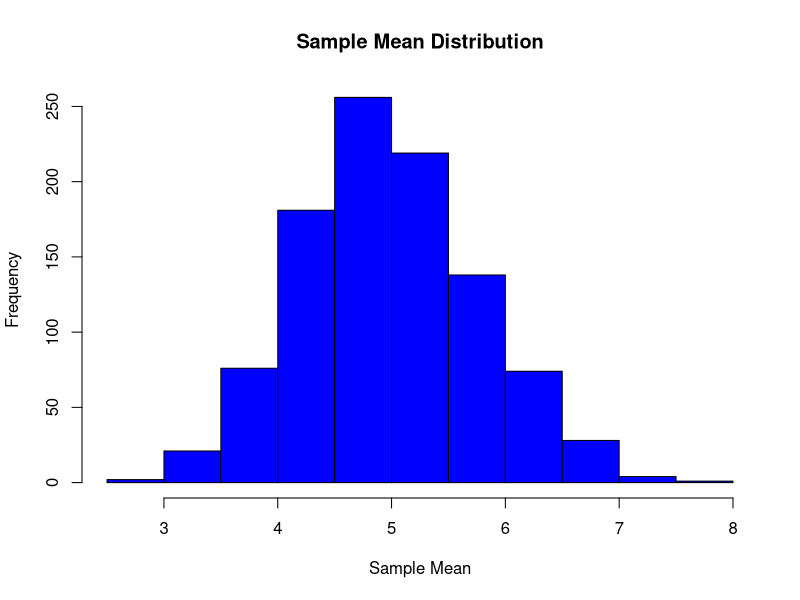
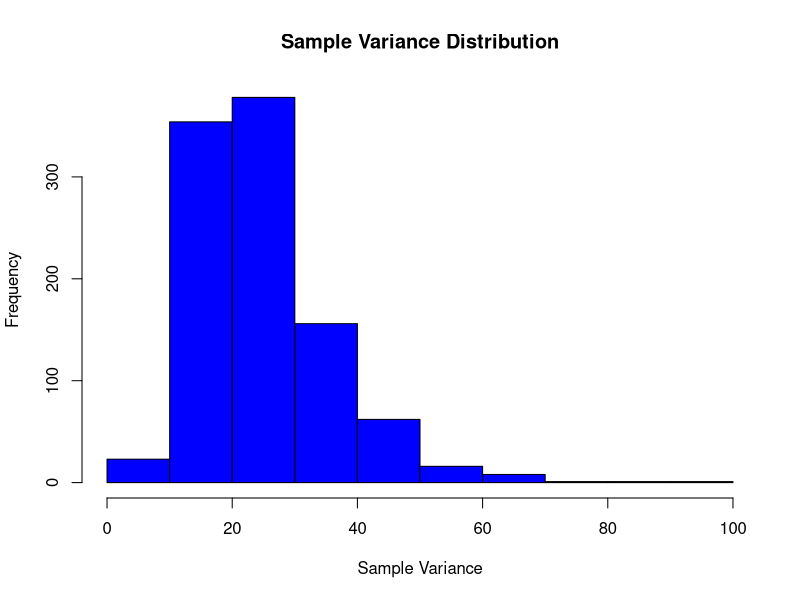
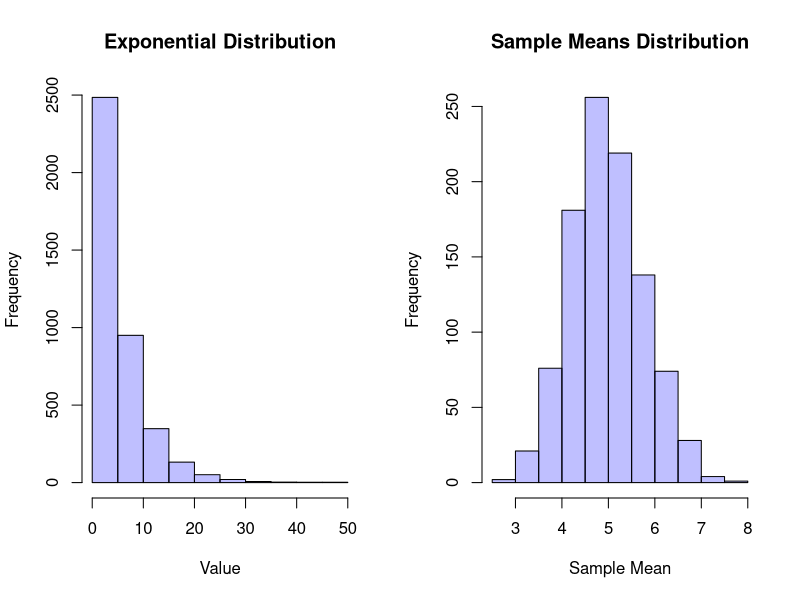

Write the R code that produced these figures, in order.
## ---- chunk 1

##

##Constants
samples = 40
sets = 1000
lambda = 0.2

##Get samples of means & variances
mean_exp_sample = NULL
var_exp_sample = NULL

## Get Initial data sets
for (i in 1: sets)
{
  cur_set = rexp(samples,lambda)
  mean_exp_sample = c(mean_exp_sample, mean(cur_set))
  var_exp_sample = c(var_exp_sample, var(cur_set))
}

## Generate the histogram data for the mean and variance data
h_mean_exp_sample = hist(mean_exp_sample, plot = FALSE)
h_var_exp_sample = hist(var_exp_sample, plot = FALSE)

## Calculate the theoretical mean for comparison
mean_theory = 1 / lambda
mean_theory

## Calculate the quantiles for the mean data set
summary(mean_exp_sample)

## ---- chunk 2

## show a plot of the mean distribution
par(mfrow = c(1, 1))
plot(h_mean_exp_sample, col=rgb(0,0,1), main = "Sample Mean Distribution", xlab = "Sample Mean")

## ---- chunk 3

##Calculate the theoretical variance of the exponential distribution
rexp_theory_var = 1 / (lambda ^ 2)
rexp_theory_var

## Calculate the quantiles for the variance data set
summary(var_exp_sample)
## ---- chunk 4
## show a plot of the variance distribution
plot(h_var_exp_sample, col=rgb(0,0,1),main = "Sample Variance Distribution", xlab = "Sample Variance")
## ---- chunk 5

## Large distribution of random exponentials

large_set = rexp(samples * 100, lambda)
h_large_set = hist(large_set, plot = FALSE)

## Comparison of distribution of large set of random exponentials and distribution of large set of averages of 40 exponentials

par(mfrow = c(1, 2))
plot(h_large_set, col=rgb(0,0,1,1/4), main = "Exponential Distribution", xlab = "Value")
plot(h_mean_exp_sample, col=rgb(0,0,1,1/4), main = "Sample Means Distribution", xlab = "Sample Mean")
## ---- chunk 6

## Calculate the quantiles for where +/- 1 standard deviation should be, and compare to the actual standard deviation
## (Mean +1 stdev = 84.1%, Mean -1 stdev = 15.9%)

quant_1_stdev =  quantile(mean_exp_sample, c(.159, .841))
mean_exp_sd = sd(mean_exp_sample)
mean_exp_mean = mean(mean_exp_sample)
stdev_check = c(mean_exp_mean - mean_exp_sd, mean_exp_mean + mean_exp_sd)
stdev_check = t(data.frame(stdev_check))

colnames(stdev_check) = c('Mean -1 STDEV','Mean +1 STDEV')

quant_1_stdev
stdev_check

